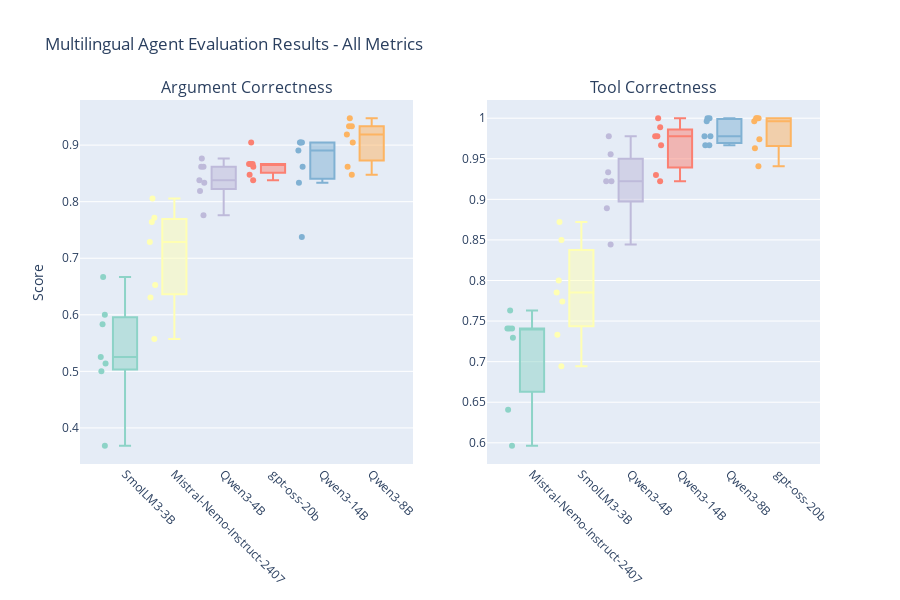

The code cell stored with this chart in its notebook:
### Code cell
# Get unique metrics
metrics = sorted(df['metric'].unique())
n_metrics = len(metrics)

# Create combined subplot with all metrics
fig = make_subplots(
    rows=1, cols=n_metrics,
    subplot_titles=metrics,
    horizontal_spacing=0.1
)

colors = px.colors.qualitative.Set3

for i, metric in enumerate(metrics):
    # Filter data for this metric
    metric_data = df[df['metric'] == metric]
    
    # Sort models by median performance
    model_medians = metric_data.groupby('model_clean')['score'].median().sort_values()
    model_order = model_medians.index.tolist()
    
    # Create box plot for each model
    for j, model in enumerate(model_order):
        model_data = metric_data[metric_data['model_clean'] == model]
        model_scores = model_data['score']
        model_languages = model_data['language']
        
        # Create custom hover text with language information
        hover_text = [f"Model: {model}<br>Language: {lang}<br>Score: {score}" 
                      for lang, score in zip(model_languages, model_scores)]
        
        fig.add_trace(
            go.Box(
                y=model_scores,
                name=model,
                boxpoints='all',
                jitter=0.3,
                pointpos=-1.8,
                marker=dict(color=colors[j % len(colors)]),
                showlegend=False,
                text=hover_text,
                hovertemplate='%{text}<extra></extra>'
            ),
            row=1, col=i+1
        )
    
    # Update x-axis for this subplot
    fig.update_xaxes(
        tickangle=45,
        row=1, col=i+1
    )
    
    # Update y-axis for this subplot
    fig.update_yaxes(
        title_text="Score" if i == 0 else "",
        row=1, col=i+1
    )

fig.update_layout(
    title="Multilingual Agent Evaluation Results - All Metrics",
    height=600,
    showlegend=False
)

fig.show()

### Figure 1 — Plotly figure (JSON) as saved in the notebook; plotly's stock layout.template omitted (floating-point values rounded to 4 significant figures)
{"data": [{"boxpoints": "all", "hovertemplate": "%{text}<extra></extra>", "jitter": 0.3, "marker": {"color": "rgb(141,211,199)"}, "name": "SmolLM3-3B", "pointpos": -1.8, "showlegend": false, "text": ["Model: SmolLM3-3B<br>Language: pol<br>Score: 0.3684", "Model: SmolLM3-3B<br>Language: nld<br>Score: 0.6", "Model: SmolLM3-3B<br>Language: fra<br>Score: 0.5139", "Model: SmolLM3-3B<br>Language: deu<br>Score: 0.5833", "Model: SmolLM3-3B<br>Language: eng<br>Score: 0.5256", "Model: SmolLM3-3B<br>Language: est<br>Score: 0.5", "Model: SmolLM3-3B<br>Language: por<br>Score: 0.6667"], "type": "box", "xaxis": "x", "y": [0.3684, 0.6, 0.5139, 0.5833, 0.5256, 0.5, 0.6667], "yaxis": "y"}, {"boxpoints": "all", "hovertemplate": "%{text}<extra></extra>", "jitter": 0.3, "marker": {"color": "rgb(255,255,179)"}, "name": "Mistral-Nemo-Instruct-2407", "pointpos": -1.8, "showlegend": false, "text": ["Model: Mistral-Nemo-Instruct-2407<br>Language: nld<br>Score: 0.7286", "Model: Mistral-Nemo-Instruct-2407<br>Language: eng<br>Score: 0.8056", "Model: Mistral-Nemo-Instruct-2407<br>Language: pol<br>Score: 0.6528", "Model: Mistral-Nemo-Instruct-2407<br>Language: deu<br>Score: 0.7639", "Model: Mistral-Nemo-Instruct-2407<br>Language: fra<br>Score: 0.7714", "Model: Mistral-Nemo-Instruct-2407<br>Language: est<br>Score: 0.6306", "Model: Mistral-Nemo-Instruct-2407<br>Language: por<br>Score: 0.5571"], "type": "box", "xaxis": "x", "y": [0.7286, 0.8056, 0.6528, 0.7639, 0.7714, 0.6306, 0.5571], "yaxis": "y"}, {"boxpoints": "all", "hovertemplate": "%{text}<extra></extra>", "jitter": 0.3, "marker": {"color": "rgb(190,186,218)"}, "name": "Qwen3-4B", "pointpos": -1.8, "showlegend": false, "text": ["Model: Qwen3-4B<br>Language: pol<br>Score: 0.819", "Model: Qwen3-4B<br>Language: est<br>Score: 0.8762", "Model: Qwen3-4B<br>Language: eng<br>Score: 0.7762", "Model: Qwen3-4B<br>Language: nld<br>Score: 0.8619", "Model: Qwen3-4B<br>Language: deu<br>Score: 0.8381", "Model: Qwen3-4B<br>Language: fra<br>Score: 0.8619", "Model: Qwen3-4B<br>Language: por<br>Score: 0.8333"], "type": "box", "xaxis": "x", "y": [0.819, 0.8762, 0.7762, 0.8619, 0.8381, 0.8619, 0.8333], "yaxis": "y"}, {"boxpoints": "all", "hovertemplate": "%{text}<extra></extra>", "jitter": 0.3, "marker": {"color": "rgb(251,128,114)"}, "name": "gpt-oss-20b", "pointpos": -1.8, "showlegend": false, "text": ["Model: gpt-oss-20b<br>Language: pol<br>Score: 0.8619", "Model: gpt-oss-20b<br>Language: est<br>Score: 0.838", "Model: gpt-oss-20b<br>Language: nld<br>Score: 0.9048", "Model: gpt-oss-20b<br>Language: deu<br>Score: 0.8667", "Model: gpt-oss-20b<br>Language: por<br>Score: 0.8667", "Model: gpt-oss-20b<br>Language: fra<br>Score: 0.8476", "Model: gpt-oss-20b<br>Language: eng<br>Score: 0.8667"], "type": "box", "xaxis": "x", "y": [0.8619, 0.838, 0.9048, 0.8667, 0.8667, 0.8476, 0.8667], "yaxis": "y"}, {"boxpoints": "all", "hovertemplate": "%{text}<extra></extra>", "jitter": 0.3, "marker": {"color": "rgb(128,177,211)"}, "name": "Qwen3-14B", "pointpos": -1.8, "showlegend": false, "text": ["Model: Qwen3-14B<br>Language: deu<br>Score: 0.7375", "Model: Qwen3-14B<br>Language: est<br>Score: 0.8333", "Model: Qwen3-14B<br>Language: nld<br>Score: 0.8905", "Model: Qwen3-14B<br>Language: eng<br>Score: 0.9048", "Model: Qwen3-14B<br>Language: fra<br>Score: 0.9048", "Model: Qwen3-14B<br>Language: pol<br>Score: 0.8619", "Model: Qwen3-14B<br>Language: por<br>Score: 0.9048"], "type": "box", "xaxis": "x", "y": [0.7375, 0.8333, 0.8905, 0.9048, 0.9048, 0.8619, 0.9048], "yaxis": "y"}, {"boxpoints": "all", "hovertemplate": "%{text}<extra></extra>", "jitter": 0.3, "marker": {"color": "rgb(253,180,98)"}, "name": "Qwen3-8B", "pointpos": -1.8, "showlegend": false, "text": ["Model: Qwen3-8B<br>Language: por<br>Score: 0.9048", "Model: Qwen3-8B<br>Language: eng<br>Score: 0.9476", "Model: Qwen3-8B<br>Language: pol<br>Score: 0.919", "Model: Qwen3-8B<br>Language: deu<br>Score: 0.9333", "Model: Qwen3-8B<br>Language: fra<br>Score: 0.8619", "Model: Qwen3-8B<br>Language: nld<br>Score: 0.9333", "Model: Qwen3-8B<br>Language: est<br>Score: 0.8476"], "type": "box", "xaxis": "x", "y": [0.9048, 0.9476, 0.919, 0.9333, 0.8619, 0.9333, 0.8476], "yaxis": "y"}, {"boxpoints": "all", "hovertemplate": "%{text}<extra></extra>", "jitter": 0.3, "marker": {"color": "rgb(141,211,199)"}, "name": "Mistral-Nemo-Instruct-2407", "pointpos": -1.8, "showlegend": false, "text": ["Model: Mistral-Nemo-Instruct-2407<br>Language: nld<br>Score: 0.763", "Model: Mistral-Nemo-Instruct-2407<br>Language: eng<br>Score: 0.7407", "Model: Mistral-Nemo-Instruct-2407<br>Language: pol<br>Score: 0.6407", "Model: Mistral-Nemo-Instruct-2407<br>Language: deu<br>Score: 0.7407", "Model: Mistral-Nemo-Instruct-2407<br>Language: fra<br>Score: 0.7296", "Model: Mistral-Nemo-Instruct-2407<br>Language: est<br>Score: 0.5963", "Model: Mistral-Nemo-Instruct-2407<br>Language: por<br>Score: 0.7407"], "type": "box", "xaxis": "x2", "y": [0.763, 0.7407, 0.6407, 0.7407, 0.7296, 0.5963, 0.7407], "yaxis": "y2"}, {"boxpoints": "all", "hovertemplate": "%{text}<extra></extra>", "jitter": 0.3, "marker": {"color": "rgb(255,255,179)"}, "name": "SmolLM3-3B", "pointpos": -1.8, "showlegend": false, "text": ["Model: SmolLM3-3B<br>Language: pol<br>Score: 0.6944", "Model: SmolLM3-3B<br>Language: nld<br>Score: 0.8", "Model: SmolLM3-3B<br>Language: fra<br>Score: 0.7852", "Model: SmolLM3-3B<br>Language: deu<br>Score: 0.85", "Model: SmolLM3-3B<br>Language: eng<br>Score: 0.7333", "Model: SmolLM3-3B<br>Language: est<br>Score: 0.7741", "Model: SmolLM3-3B<br>Language: por<br>Score: 0.8722"], "type": "box", "xaxis": "x2", "y": [0.6944, 0.8, 0.7852, 0.85, 0.7333, 0.7741, 0.8722], "yaxis": "y2"}, {"boxpoints": "all", "hovertemplate": "%{text}<extra></extra>", "jitter": 0.3, "marker": {"color": "rgb(190,186,218)"}, "name": "Qwen3-4B", "pointpos": -1.8, "showlegend": false, "text": ["Model: Qwen3-4B<br>Language: pol<br>Score: 0.9333", "Model: Qwen3-4B<br>Language: est<br>Score: 0.9222", "Model: Qwen3-4B<br>Language: eng<br>Score: 0.8444", "Model: Qwen3-4B<br>Language: nld<br>Score: 0.9222", "Model: Qwen3-4B<br>Language: deu<br>Score: 0.9556", "Model: Qwen3-4B<br>Language: fra<br>Score: 0.9778", "Model: Qwen3-4B<br>Language: por<br>Score: 0.8889"], "type": "box", "xaxis": "x2", "y": [0.9333, 0.9222, 0.8444, 0.9222, 0.9556, 0.9778, 0.8889], "yaxis": "y2"}, {"boxpoints": "all", "hovertemplate": "%{text}<extra></extra>", "jitter": 0.3, "marker": {"color": "rgb(251,128,114)"}, "name": "Qwen3-14B", "pointpos": -1.8, "showlegend": false, "text": ["Model: Qwen3-14B<br>Language: deu<br>Score: 0.93", "Model: Qwen3-14B<br>Language: est<br>Score: 1.0", "Model: Qwen3-14B<br>Language: nld<br>Score: 0.9222", "Model: Qwen3-14B<br>Language: eng<br>Score: 0.9778", "Model: Qwen3-14B<br>Language: fra<br>Score: 0.9667", "Model: Qwen3-14B<br>Language: pol<br>Score: 0.9778", "Model: Qwen3-14B<br>Language: por<br>Score: 0.9889"], "type": "box", "xaxis": "x2", "y": [0.93, 1.0, 0.9222, 0.9778, 0.9667, 0.9778, 0.9889], "yaxis": "y2"}, {"boxpoints": "all", "hovertemplate": "%{text}<extra></extra>", "jitter": 0.3, "marker": {"color": "rgb(128,177,211)"}, "name": "Qwen3-8B", "pointpos": -1.8, "showlegend": false, "text": ["Model: Qwen3-8B<br>Language: por<br>Score: 0.9667", "Model: Qwen3-8B<br>Language: eng<br>Score: 1.0", "Model: Qwen3-8B<br>Language: pol<br>Score: 0.9778", "Model: Qwen3-8B<br>Language: deu<br>Score: 0.9778", "Model: Qwen3-8B<br>Language: fra<br>Score: 0.9963", "Model: Qwen3-8B<br>Language: nld<br>Score: 1.0", "Model: Qwen3-8B<br>Language: est<br>Score: 0.9667"], "type": "box", "xaxis": "x2", "y": [0.9667, 1.0, 0.9778, 0.9778, 0.9963, 1.0, 0.9667], "yaxis": "y2"}, {"boxpoints": "all", "hovertemplate": "%{text}<extra></extra>", "jitter": 0.3, "marker": {"color": "rgb(253,180,98)"}, "name": "gpt-oss-20b", "pointpos": -1.8, "showlegend": false, "text": ["Model: gpt-oss-20b<br>Language: pol<br>Score: 1.0", "Model: gpt-oss-20b<br>Language: est<br>Score: 0.9741", "Model: gpt-oss-20b<br>Language: nld<br>Score: 0.9963", "Model: gpt-oss-20b<br>Language: deu<br>Score: 1.0", "Model: gpt-oss-20b<br>Language: por<br>Score: 1.0", "Model: gpt-oss-20b<br>Language: fra<br>Score: 0.9407", "Model: gpt-oss-20b<br>Language: eng<br>Score: 0.963"], "type": "box", "xaxis": "x2", "y": [1.0, 0.9741, 0.9963, 1.0, 1.0, 0.9407, 0.963], "yaxis": "y2"}], "layout": {"annotations": [{"font": {"size": 16}, "showarrow": false, "text": "Argument Correctness", "x": 0.225, "xanchor": "center", "xref": "paper", "y": 1, "yanchor": "bottom", "yref": "paper"}, {"font": {"size": 16}, "showarrow": false, "text": "Tool Correctness", "x": 0.775, "xanchor": "center", "xref": "paper", "y": 1, "yanchor": "bottom", "yref": "paper"}], "height": 600, "showlegend": false, "title": {"text": "Multilingual Agent Evaluation Results - All Metrics"}, "xaxis": {"anchor": "y", "domain": [0, 0.45], "tickangle": 45}, "xaxis2": {"anchor": "y2", "domain": [0.55, 1], "tickangle": 45}, "yaxis": {"anchor": "x", "domain": [0, 1], "title": {"text": "Score"}}, "yaxis2": {"anchor": "x2", "domain": [0, 1], "title": {"text": ""}}}}
